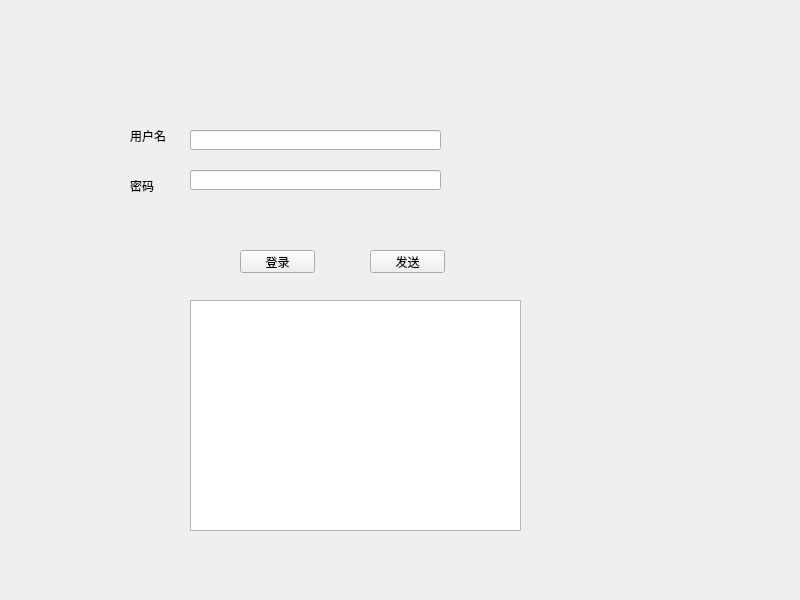
<?xml version="1.0" encoding="UTF-8"?>
<ui version="4.0">
 <class>MainWindow</class>
 <widget class="QMainWindow" name="MainWindow">
  <property name="geometry">
   <rect>
    <x>0</x>
    <y>0</y>
    <width>800</width>
    <height>600</height>
   </rect>
  </property>
  <property name="windowTitle">
   <string>MainWindow</string>
  </property>
  <widget class="QWidget" name="centralwidget">
   <widget class="QLabel" name="label">
    <property name="geometry">
     <rect>
      <x>130</x>
      <y>130</y>
      <width>54</width>
      <height>12</height>
     </rect>
    </property>
    <property name="text">
     <string>用户名</string>
    </property>
   </widget>
   <widget class="QLabel" name="label_2">
    <property name="geometry">
     <rect>
      <x>130</x>
      <y>180</y>
      <width>54</width>
      <height>12</height>
     </rect>
    </property>
    <property name="text">
     <string>密码</string>
    </property>
   </widget>
   <widget class="QLineEdit" name="lineEdit">
    <property name="geometry">
     <rect>
      <x>190</x>
      <y>130</y>
      <width>251</width>
      <height>20</height>
     </rect>
    </property>
   </widget>
   <widget class="QLineEdit" name="lineEdit_2">
    <property name="geometry">
     <rect>
      <x>190</x>
      <y>170</y>
      <width>251</width>
      <height>20</height>
     </rect>
    </property>
   </widget>
   <widget class="QPushButton" name="pushButton">
    <property name="geometry">
     <rect>
      <x>240</x>
      <y>250</y>
      <width>75</width>
      <height>23</height>
     </rect>
    </property>
    <property name="text">
     <string>登录</string>
    </property>
   </widget>
   <widget class="QPushButton" name="pushButton_2">
    <property name="geometry">
     <rect>
      <x>370</x>
      <y>250</y>
      <width>75</width>
      <height>23</height>
     </rect>
    </property>
    <property name="text">
     <string>发送</string>
    </property>
   </widget>
   <widget class="QPlainTextEdit" name="plainTextEdit">
    <property name="geometry">
     <rect>
      <x>190</x>
      <y>300</y>
      <width>331</width>
      <height>231</height>
     </rect>
    </property>
   </widget>
  </widget>
 </widget>
 <resources/>
 <connections/>
</ui>
